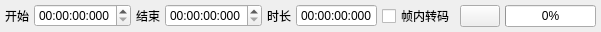
<?xml version="1.0" encoding="UTF-8"?>
<ui version="4.0">
 <class>Clip</class>
 <widget class="QWidget" name="Clip">
  <property name="geometry">
   <rect>
    <x>0</x>
    <y>0</y>
    <width>600</width>
    <height>32</height>
   </rect>
  </property>
  <property name="windowTitle">
   <string>Form</string>
  </property>
  <layout class="QHBoxLayout" name="horizontalLayout" stretch="0,0,0,0,0,0,0,0,0">
   <property name="spacing">
    <number>5</number>
   </property>
   <property name="leftMargin">
    <number>5</number>
   </property>
   <property name="topMargin">
    <number>0</number>
   </property>
   <property name="rightMargin">
    <number>5</number>
   </property>
   <property name="bottomMargin">
    <number>0</number>
   </property>
   <item>
    <widget class="QLabel" name="label">
     <property name="text">
      <string>开始</string>
     </property>
    </widget>
   </item>
   <item>
    <widget class="QTimeEdit" name="timeEditStart">
     <property name="enabled">
      <bool>true</bool>
     </property>
     <property name="currentSection">
      <enum>QDateTimeEdit::HourSection</enum>
     </property>
     <property name="displayFormat">
      <string>hh:mm:ss:zzz</string>
     </property>
    </widget>
   </item>
   <item>
    <widget class="QLabel" name="label_2">
     <property name="text">
      <string>结束</string>
     </property>
    </widget>
   </item>
   <item>
    <widget class="QTimeEdit" name="timeEditEnd">
     <property name="currentSection">
      <enum>QDateTimeEdit::HourSection</enum>
     </property>
     <property name="displayFormat">
      <string>hh:mm:ss:zzz</string>
     </property>
    </widget>
   </item>
   <item>
    <widget class="QLabel" name="label_3">
     <property name="text">
      <string>时长</string>
     </property>
    </widget>
   </item>
   <item>
    <widget class="QTimeEdit" name="timeEditDuration">
     <property name="styleSheet">
      <string notr="true"/>
     </property>
     <property name="readOnly">
      <bool>true</bool>
     </property>
     <property name="buttonSymbols">
      <enum>QAbstractSpinBox::NoButtons</enum>
     </property>
     <property name="currentSection">
      <enum>QDateTimeEdit::HourSection</enum>
     </property>
     <property name="displayFormat">
      <string>hh:mm:ss:zzz</string>
     </property>
    </widget>
   </item>
   <item>
    <widget class="QCheckBox" name="checkBox_intra">
     <property name="toolTip">
      <string>解决视频黑屏问题，体积会增大。</string>
     </property>
     <property name="text">
      <string>帧内转码</string>
     </property>
    </widget>
   </item>
   <item>
    <widget class="QPushButton" name="pushButtonCut">
     <property name="focusPolicy">
      <enum>Qt::NoFocus</enum>
     </property>
     <property name="text">
      <string/>
     </property>
     <property name="icon">
      <iconset resource="res.qrc">
       <normaloff>:/cut.png</normaloff>:/cut.png</iconset>
     </property>
     <property name="iconSize">
      <size>
       <width>20</width>
       <height>20</height>
      </size>
     </property>
    </widget>
   </item>
   <item>
    <widget class="QProgressBar" name="progressBar">
     <property name="maximum">
      <number>100</number>
     </property>
     <property name="value">
      <number>0</number>
     </property>
    </widget>
   </item>
  </layout>
 </widget>
 <resources>
  <include location="res.qrc"/>
 </resources>
 <connections/>
</ui>
